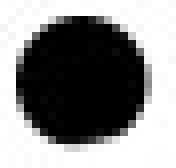
%> input picture Myproject/ball.jpg, 22 x 21 px (shown 8 times larger)
$ octave --eval "Pattern_Recognition;"   (GNU Octave 9; MATLAB toolbox functions it lacks are replaced by stand-ins)
%> lines starting %> are read from the running program, lines starting %| are printed output that depends on the picture
function Pattern_Recognition
global pattern image Z X Y
pattern=imread('ball.jpg');
%> pattern is the input picture: size 21x22x3 uint8; min 0, max 255, mean 139.1
image=imread('Background.jpg');
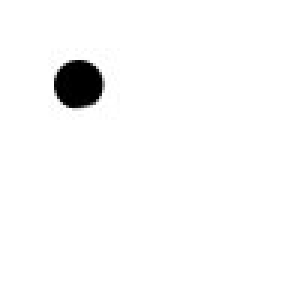
%> input picture Myproject/Background.jpg, 100 x 100 px (shown 3 times larger)
%> image is the input picture: size 100x100x3 uint8; min 0, max 255, mean 249.6
%Scan images into global variables
[m,n,k]=size(pattern);
%> m = 21; n = 22; k = 3
image=imrotate(image,180);
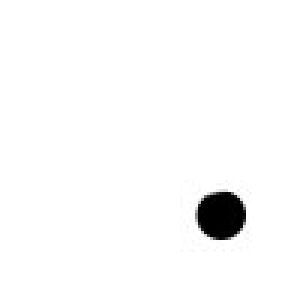
%> image: size 100x100x3 uint8 (shown 3 times larger); min 0, max 255, mean 249.6; mean of the top-left, top-right, bottom-left and bottom-right quarters 255, 255, 255, 233.5
[M,N,K]=size(image);
%> M = 100; N = 100; K = 3
figure1;imagsc(image);
%> (this line was passed over: figure1 is not available in this run)
%> (this line was passed over: imagsc is not available in this run)
% [13 lines of commented-out code are left out]


r=1;%Used to represent total number of possible locations for object
x=[];%Table of possible X coordinates
y=[];%Table of possible Y coordinates
tic
for t=1:(M-m)
     for c=1:(N-n)
        for i=1:(m)
            for j=1:(n)
 %Loop to compare pattern to background pixel by pixel.
 %Move over a pixel in the background and repeat

 Z(i,j,1)=sum(sum(abs(image((i+t),(j+c))-(pattern(i,j)))));
  S=sum(sum(Z));


            end
        end
     %Records location of center of matching comparisons
        if S<4500,
     x(r,1)=t+(m/2);
     y(r,1)=c+(m/2);
     r=r+1;
        end
    end
end
toc
X=sum(sum(x)); %Sum all possible X locations of ball
Y=sum(sum(y)); %Sum all possible Y locations of ball
X=X/(r-1); %Divide by number of possible x locations to find average
Y=Y/(r-1); %Divide by number of possible y locations to find average

image(ceil(X),:,1)=255; %Display crosshair at center of the suspected ball location
image(:,ceil(Y),1)=255;
figure(1);imagesc(image);
k=1;
end


%> (the run ends here)
